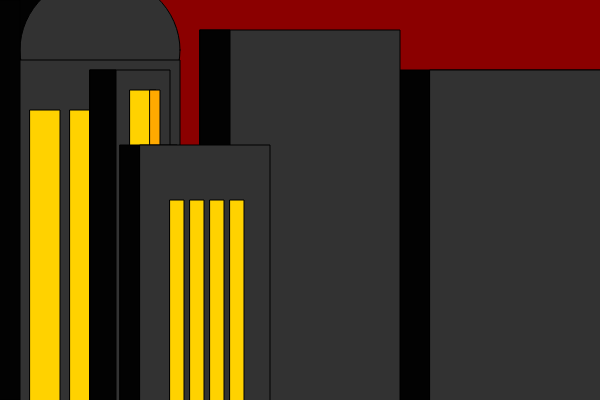
Frame 1 (no input)
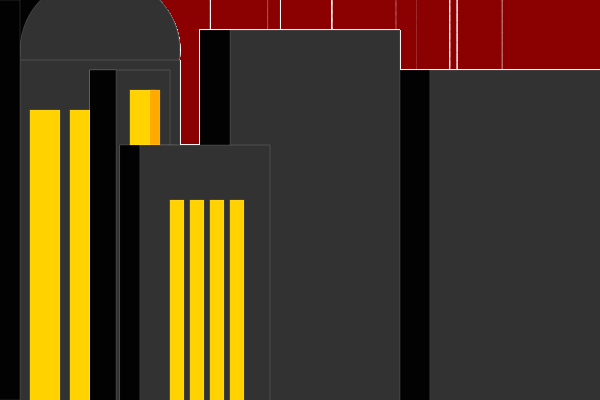
Frame 60 (no input)
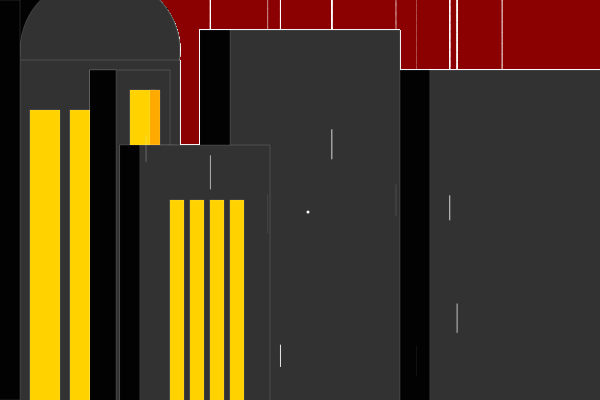
Frame 120 (the mouse pressed at the canvas centre since frame 60)

The p5.js sketch that drew these frames (run headless with seeded random() and noise() and a simulated clock; from frame 60 on, the mouse is pressed at the canvas centre):

// p5.js sketch
// ── sketch.js
let walker;
let drops = [];
let speed=80*2
let extraCanvas;

function setup() {
  createCanvas(600, 400);
  extraCanvas=createGraphics(width,height);
  background(139, 0, 0);
  p = createVector(random(width), 200);
  drawBuildings();
  //    for (let i = 0; i < 10; i++){
  // } 
// fill the drops array with new drops with a for loop
  for (let i=0;i<10;i++){
 drops.push(new Drop())   
  }
}

function draw() {
  //console.log(walker);
  // draw walker
  
  extraCanvas.clear()
  drawBuildings()
  
  
  
 for (let i of drops){
    i.show()
    i.update()
 }  // loop through all the drops; update and show them with a for loop

  image(extraCanvas, 0, 0)
  
  if (walker) {
    walker.step();
    walker.show();
  }
}

function mousePressed() {
  walker = new Walker();
}

function drawBuildings() {
  // draw background buildings
//extraCanvas.background(139, 0, 0);
  extraCanvas.fill(2);
  extraCanvas.ellipse(50, 50, 250, 150);
  extraCanvas.fill(50);
  extraCanvas.ellipse(100, 50, 160, 150);
  extraCanvas.fill(50);
  extraCanvas.rect(-20, 60, 200, height);

  extraCanvas.fill(255, 210, 0);
  extraCanvas.rect(30, 110, 30, height);

  extraCanvas.fill(255, 210, 0);
  extraCanvas.rect(70, 110, 30, height);
  extraCanvas.fill(50);
  extraCanvas.rect(90, 70, height / 5, height);
  extraCanvas.fill(2);
  extraCanvas.rect(90, 70, 26, height);
  extraCanvas.fill(255, 210, 0);
  extraCanvas.rect(130, 90, 26, height);
  extraCanvas.fill(255, 170, 0);
  extraCanvas.rect(150, 90, 10, height);
  extraCanvas.fill(2);
  extraCanvas.rect(400, 70, width / 3, height);
  extraCanvas.fill(50);
  extraCanvas.rect(430, 70, width / 3, height);
  extraCanvas.fill(50);
  extraCanvas.rect(200, 30, width / 3, height);
  extraCanvas.fill(2);
  extraCanvas.rect(-180, 0, 200, height);
  extraCanvas.rect(200, 30, 30, height);
  extraCanvas.rect(120, 145, height / 7, height);
  extraCanvas.fill(50);
  extraCanvas.rect(140, 145, 130, height);
  extraCanvas.fill(255, 210, 0);
  extraCanvas.rect(170, 200, 14, height);
  extraCanvas.fill(255, 210, 0);
  extraCanvas.rect(190, 200, 14, height);
  extraCanvas.fill(255, 210, 0);
  extraCanvas.rect(210, 200, 14, height);
  extraCanvas.fill(255, 210, 0);
  extraCanvas.rect(230, 200, 14, height);
}

class Walker {
  constructor() {
    this.x = mouseX;
    this.y = mouseY;
    this.prevX = this.x;
    this.prevY = this.y;
  }

  show() {
    stroke(255);
    strokeWeight(3);

    point(this.x, this.y);

    // line(this.x, this.y, this.prevX, this.prevY)
  }

  step() {
    // 0, 1, 2, 3
    // random(4) --> 0 and 3.99999999999
    let choice = floor(random(4));
    if (choice == 0) {
      this.x++*speed;
    } else if (choice == 1) {
      this.x--*speed;
    } else if (choice == 3) {
      this.y++ * speed;
    } else if (choice == 3) {
      this.y-- * speed;
    }
  }
}

class Drop {
  constructor() {
    this.length = random(20, 40);
    this.pos = createVector(random(width), -this.length);
    this.vel = createVector(0, random(8, 11));
    this.strength = random(255);
    this.dead = false;
  }
  show() {
    extraCanvas.stroke(255, this.strength);
    extraCanvas.line(this.pos.x, this.pos.y, this.pos.x, this.pos.y - this.length);
  }

  update() {
    this.pos.add(this.vel);
    if (this.pos.y > height + 400) {
    this.dead = true
      //drops.shift()
      // reset y position back to the top
      this.pos.y= -this.length
      // reset x position to a new random x value (if you want)
    }
  }
}

// ── style.css
html, body {
 margin: 0;
 padding: 0;
 background-color: rgb(136, 19, 19);
}
canvas {
  position:fixed;
  left:50%;
  top:50%;
  transform:translate(-50%,-50%);
  display: block;
}
